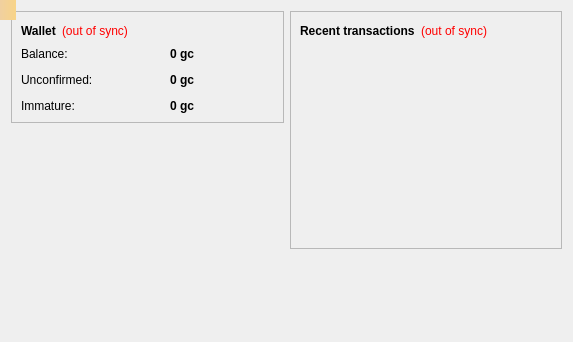
<?xml version="1.0" encoding="UTF-8"?>
<ui version="4.0">
 <class>OverviewPage</class>
 <widget class="QWidget" name="OverviewPage">
  <property name="geometry">
   <rect>
    <x>0</x>
    <y>0</y>
    <width>573</width>
    <height>342</height>
   </rect>
  </property>
  <property name="windowTitle">
   <string>Form</string>
  </property>
  <layout class="QGridLayout" name="gridLayout_2">
   <item row="0" column="0">
    <layout class="QHBoxLayout" name="horizontalLayout" stretch="1,1">
     <item>
      <layout class="QVBoxLayout" name="verticalLayout_2">
       <item>
        <widget class="QFrame" name="frame">
         <property name="frameShape">
          <enum>QFrame::StyledPanel</enum>
         </property>
         <property name="frameShadow">
          <enum>QFrame::Raised</enum>
         </property>
         <layout class="QVBoxLayout" name="verticalLayout_4">
          <item>
           <layout class="QHBoxLayout" name="horizontalLayout_4">
            <item>
             <widget class="QLabel" name="label_5">
              <property name="font">
               <font>
                <weight>75</weight>
                <bold>true</bold>
               </font>
              </property>
              <property name="text">
               <string>Wallet</string>
              </property>
             </widget>
            </item>
            <item>
             <widget class="QLabel" name="labelWalletStatus">
              <property name="toolTip">
               <string>&lt;html&gt;&lt;head/&gt;&lt;body&gt;&lt;p&gt;The displayed information may be out of date. Your wallet automatically synchronizes with the Greenchain network after a connection is established, but this process has not completed yet.&lt;/p&gt;&lt;/body&gt;&lt;/html&gt;</string>
              </property>
              <property name="styleSheet">
               <string notr="true">QLabel { color: red; }</string>
              </property>
              <property name="text">
               <string notr="true">(out of sync)</string>
              </property>
              <property name="alignment">
               <set>Qt::AlignLeading|Qt::AlignLeft|Qt::AlignVCenter</set>
              </property>
             </widget>
            </item>
            <item>
             <spacer name="horizontalSpacer_2">
              <property name="orientation">
               <enum>Qt::Horizontal</enum>
              </property>
              <property name="sizeHint" stdset="0">
               <size>
                <width>40</width>
                <height>20</height>
               </size>
              </property>
             </spacer>
            </item>
           </layout>
          </item>
          <item>
           <layout class="QGridLayout" name="gridLayout" columnstretch="3,8">
            <property name="spacing">
             <number>12</number>
            </property>
            <item row="0" column="0">
             <widget class="QLabel" name="label">
              <property name="text">
               <string>Balance:</string>
              </property>
             </widget>
            </item>
            <item row="0" column="1">
             <widget class="QLabel" name="labelBalance">
              <property name="font">
               <font>
                <weight>75</weight>
                <bold>true</bold>
               </font>
              </property>
              <property name="cursor">
               <cursorShape>IBeamCursor</cursorShape>
              </property>
              <property name="toolTip">
               <string>Your current balance</string>
              </property>
              <property name="layoutDirection">
               <enum>Qt::LeftToRight</enum>
              </property>
              <property name="text">
               <string notr="true">0 gc</string>
              </property>
              <property name="alignment">
               <set>Qt::AlignRight|Qt::AlignTrailing|Qt::AlignVCenter</set>
              </property>
              <property name="indent">
               <number>80</number>
              </property>
              <property name="textInteractionFlags">
               <set>Qt::LinksAccessibleByMouse|Qt::TextSelectableByKeyboard|Qt::TextSelectableByMouse</set>
              </property>
             </widget>
            </item>
            <item row="1" column="0">
             <widget class="QLabel" name="label_3">
              <property name="text">
               <string>Unconfirmed:</string>
              </property>
             </widget>
            </item>
            <item row="1" column="1">
             <widget class="QLabel" name="labelUnconfirmed">
              <property name="font">
               <font>
                <weight>75</weight>
                <bold>true</bold>
               </font>
              </property>
              <property name="cursor">
               <cursorShape>IBeamCursor</cursorShape>
              </property>
              <property name="toolTip">
               <string>Total of transactions that have yet to be confirmed, and do not yet count toward the current balance</string>
              </property>
              <property name="layoutDirection">
               <enum>Qt::LeftToRight</enum>
              </property>
              <property name="text">
               <string notr="true">0 gc</string>
              </property>
              <property name="alignment">
               <set>Qt::AlignRight|Qt::AlignTrailing|Qt::AlignVCenter</set>
              </property>
              <property name="indent">
               <number>80</number>
              </property>
              <property name="textInteractionFlags">
               <set>Qt::LinksAccessibleByMouse|Qt::TextSelectableByKeyboard|Qt::TextSelectableByMouse</set>
              </property>
             </widget>
            </item>
            <item row="2" column="0">
             <widget class="QLabel" name="labelImmatureText">
              <property name="text">
               <string>Immature:</string>
              </property>
             </widget>
            </item>
            <item row="2" column="1">
             <widget class="QLabel" name="labelImmature">
              <property name="font">
               <font>
                <weight>75</weight>
                <bold>true</bold>
               </font>
              </property>
              <property name="toolTip">
               <string>Mined balance that has not yet matured</string>
              </property>
              <property name="layoutDirection">
               <enum>Qt::LeftToRight</enum>
              </property>
              <property name="text">
               <string notr="true">0 gc</string>
              </property>
              <property name="alignment">
               <set>Qt::AlignRight|Qt::AlignTrailing|Qt::AlignVCenter</set>
              </property>
              <property name="margin">
               <number>0</number>
              </property>
              <property name="indent">
               <number>80</number>
              </property>
              <property name="textInteractionFlags">
               <set>Qt::LinksAccessibleByMouse|Qt::TextSelectableByKeyboard|Qt::TextSelectableByMouse</set>
              </property>
             </widget>
            </item>
           </layout>
          </item>
         </layout>
        </widget>
       </item>
       <item>
        <spacer name="verticalSpacer_3">
         <property name="orientation">
          <enum>Qt::Vertical</enum>
         </property>
         <property name="sizeHint" stdset="0">
          <size>
           <width>20</width>
           <height>40</height>
          </size>
         </property>
        </spacer>
       </item>
       <item>
        <widget class="QLabel" name="label_wallet_bgcoin">
         <property name="text">
          <string/>
         </property>
         <property name="pixmap">
          <pixmap resource="../bitcoin.qrc">:/images/wallet_bgcoin</pixmap>
         </property>
         <property name="scaledContents">
          <bool>false</bool>
         </property>
         <property name="alignment">
          <set>Qt::AlignCenter</set>
         </property>
         <property name="margin">
          <number>0</number>
         </property>
        </widget>
       </item>
       <item>
        <spacer name="verticalSpacer">
         <property name="orientation">
          <enum>Qt::Vertical</enum>
         </property>
         <property name="sizeHint" stdset="0">
          <size>
           <width>20</width>
           <height>40</height>
          </size>
         </property>
        </spacer>
       </item>
      </layout>
     </item>
     <item>
      <layout class="QVBoxLayout" name="verticalLayout_3">
       <item>
        <widget class="QFrame" name="frame_2">
         <property name="frameShape">
          <enum>QFrame::StyledPanel</enum>
         </property>
         <property name="frameShadow">
          <enum>QFrame::Raised</enum>
         </property>
         <layout class="QVBoxLayout" name="verticalLayout">
          <item>
           <layout class="QHBoxLayout" name="horizontalLayout_2">
            <item>
             <widget class="QLabel" name="label_4">
              <property name="text">
               <string>&lt;b&gt;Recent transactions&lt;/b&gt;</string>
              </property>
             </widget>
            </item>
            <item>
             <widget class="QLabel" name="labelTransactionsStatus">
              <property name="toolTip">
               <string>&lt;html&gt;&lt;head/&gt;&lt;body&gt;&lt;p&gt;The displayed information may be out of date. Your wallet automatically synchronizes with the Greenchain network after a connection is established, but this process has not completed yet.&lt;/p&gt;&lt;/body&gt;&lt;/html&gt;</string>
              </property>
              <property name="styleSheet">
               <string notr="true">QLabel { color: red; }</string>
              </property>
              <property name="text">
               <string notr="true">(out of sync)</string>
              </property>
              <property name="alignment">
               <set>Qt::AlignRight|Qt::AlignTrailing|Qt::AlignVCenter</set>
              </property>
             </widget>
            </item>
            <item>
             <spacer name="horizontalSpacer">
              <property name="orientation">
               <enum>Qt::Horizontal</enum>
              </property>
              <property name="sizeHint" stdset="0">
               <size>
                <width>40</width>
                <height>20</height>
               </size>
              </property>
             </spacer>
            </item>
           </layout>
          </item>
          <item>
           <widget class="QListView" name="listTransactions">
            <property name="styleSheet">
             <string notr="true">QListView { background: transparent; }</string>
            </property>
            <property name="frameShape">
             <enum>QFrame::NoFrame</enum>
            </property>
            <property name="verticalScrollBarPolicy">
             <enum>Qt::ScrollBarAlwaysOff</enum>
            </property>
            <property name="horizontalScrollBarPolicy">
             <enum>Qt::ScrollBarAlwaysOff</enum>
            </property>
            <property name="selectionMode">
             <enum>QAbstractItemView::NoSelection</enum>
            </property>
           </widget>
          </item>
         </layout>
        </widget>
       </item>
       <item>
        <spacer name="verticalSpacer_2">
         <property name="orientation">
          <enum>Qt::Vertical</enum>
         </property>
         <property name="sizeHint" stdset="0">
          <size>
           <width>20</width>
           <height>40</height>
          </size>
         </property>
        </spacer>
       </item>
      </layout>
     </item>
    </layout>
   </item>
  </layout>
  <widget class="QLabel" name="labelAlerts">
   <property name="geometry">
    <rect>
     <x>0</x>
     <y>0</y>
     <width>16</width>
     <height>20</height>
    </rect>
   </property>
   <property name="visible">
    <bool>false</bool>
   </property>
   <property name="styleSheet">
    <string notr="true">background-color: qlineargradient(x1: 0, y1: 0, x2: 1, y2: 0, stop:0 #F0D0A0, stop:1 #F8D488); color:#000000;</string>
   </property>
   <property name="wordWrap">
    <bool>true</bool>
   </property>
   <property name="margin">
    <number>3</number>
   </property>
  </widget>
 </widget>
 <resources>
  <include location="../bitcoin.qrc"/>
 </resources>
 <connections/>
</ui>
